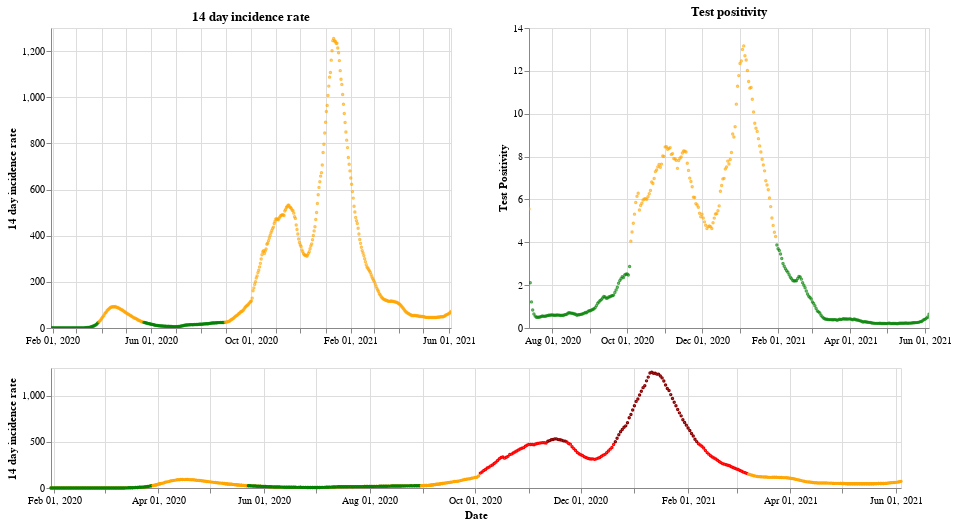

This figure's notebook cell:
### Markdown cell above
## England

### Code cell
plot_traffic_light('England')

### Figure 1 — Vega-Lite specification as saved in the notebook (floating-point values rounded to 4 significant figures; data arrays with more than 128 entries replaced by an {"elided": "..."} marker saying what was removed)
{"config": {"view": {"continuousWidth": 400, "continuousHeight": 300}}, "vconcat": [{"hconcat": [{"mark": {"type": "point", "size": 2}, "encoding": {"color": {"condition": {"value": "green", "test": "(datum.twoWeeklyCasesRate <= 25)"}, "value": "orange"}, "tooltip": [{"type": "nominal", "field": "areaName"}, {"type": "temporal", "field": "date"}, {"type": "quantitative", "field": "twoWeeklyCasesRate"}, {"type": "quantitative", "field": "testPositivity"}], "x": {"type": "temporal", "axis": {"title": ""}, "field": "date", "scale": {"domain": {"selection": "DateBrush"}}, "timeUnit": "yearmonthdate"}, "y": {"type": "quantitative", "axis": {"title": "14 day incidence rate"}, "field": "twoWeeklyCasesRate"}}, "title": "14 day incidence rate", "width": 400}, {"mark": {"type": "point", "size": 2}, "encoding": {"color": {"condition": {"value": "green", "test": "(datum.testPositivity <= 4)"}, "value": "orange"}, "tooltip": [{"type": "nominal", "field": "areaName"}, {"type": "temporal", "field": "date"}, {"type": "quantitative", "field": "twoWeeklyCasesRate"}, {"type": "quantitative", "field": "testPositivity"}], "x": {"type": "temporal", "axis": {"title": ""}, "field": "date", "scale": {"domain": {"selection": "DateBrush"}}, "timeUnit": "yearmonthdate"}, "y": {"type": "quantitative", "axis": {"title": "Test Positivity"}, "field": "testPositivity"}}, "title": "Test positivity", "width": 400}]}, {"layer": [{"mark": {"type": "point", "size": 2}, "encoding": {"color": {"condition": {"value": "orange", "test": "((50 && datum.twoWeeklyCasesRate) < 150)"}, "value": "red"}, "opacity": {"condition": {"value": 1, "test": "((50 && datum.twoWeeklyCasesRate) < 500)"}, "value": 0}, "tooltip": [{"type": "nominal", "field": "areaName"}, {"type": "temporal", "field": "date"}, {"type": "quantitative", "field": "twoWeeklyCasesRate"}, {"type": "quantitative", "field": "testPositivity"}], "x": {"type": "temporal", "axis": {"title": "Date"}, "field": "date", "timeUnit": "yearmonthdate"}, "y": {"type": "quantitative", "axis": {"title": "14 day incidence rate"}, "field": "twoWeeklyCasesRate"}}, "selection": {"DateBrush": {"type": "interval", "encodings": ["x"], "fields": ["Time"]}}, "width": 850}, {"mark": {"type": "point", "size": 2}, "encoding": {"color": {"value": "darkred"}, "opacity": {"condition": {"value": 1, "test": "(datum.twoWeeklyCasesRate >= 500)"}, "value": 0}, "tooltip": [{"type": "nominal", "field": "areaName"}, {"type": "temporal", "field": "date"}, {"type": "quantitative", "field": "twoWeeklyCasesRate"}, {"type": "quantitative", "field": "testPositivity"}], "x": {"type": "temporal", "axis": {"title": "Date"}, "field": "date", "timeUnit": "yearmonthdate"}, "y": {"type": "quantitative", "axis": {"title": "14 day incidence rate"}, "field": "twoWeeklyCasesRate"}}, "width": 400}, {"mark": {"type": "point", "size": 2}, "encoding": {"color": {"condition": {"value": "green", "test": "((4 && datum.twoWeeklyCasesRate) < 25)"}, "value": "orange"}, "opacity": {"condition": {"value": 1, "test": "(datum.twoWeeklyCasesRate < 50)"}, "value": 0}, "tooltip": [{"type": "nominal", "field": "areaName"}, {"type": "temporal", "field": "date"}, {"type": "quantitative", "field": "twoWeeklyCasesRate"}, {"type": "quantitative", "field": "testPositivity"}], "x": {"type": "temporal", "axis": {"title": "Date"}, "field": "date", "timeUnit": "yearmonthdate"}, "y": {"type": "quantitative", "axis": {"title": "14 day incidence rate"}, "field": "twoWeeklyCasesRate"}}, "width": 400}], "height": 120, "width": 800}], "data": {"name": "data-d69b3467d077817f8fa7309c540bab2a"}, "$schema": "https://vega.github.io/schema/vega-lite/v4.8.1.json", "datasets": {"data-d69b3467d077817f8fa7309c540bab2a": {"elided": "492 records"}}}
